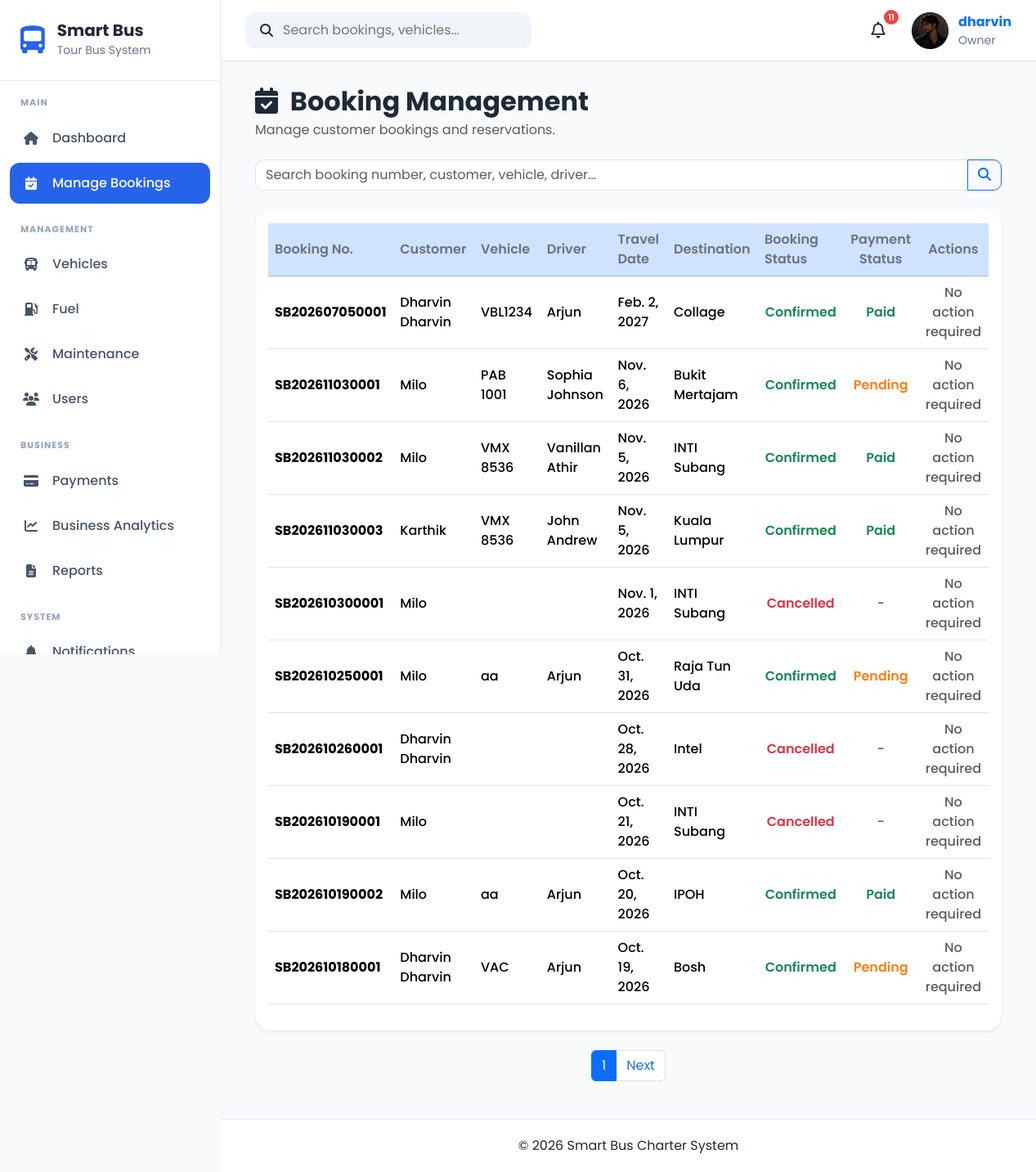
/bookings/ (signed in), run on an earlier commit of the app's database.
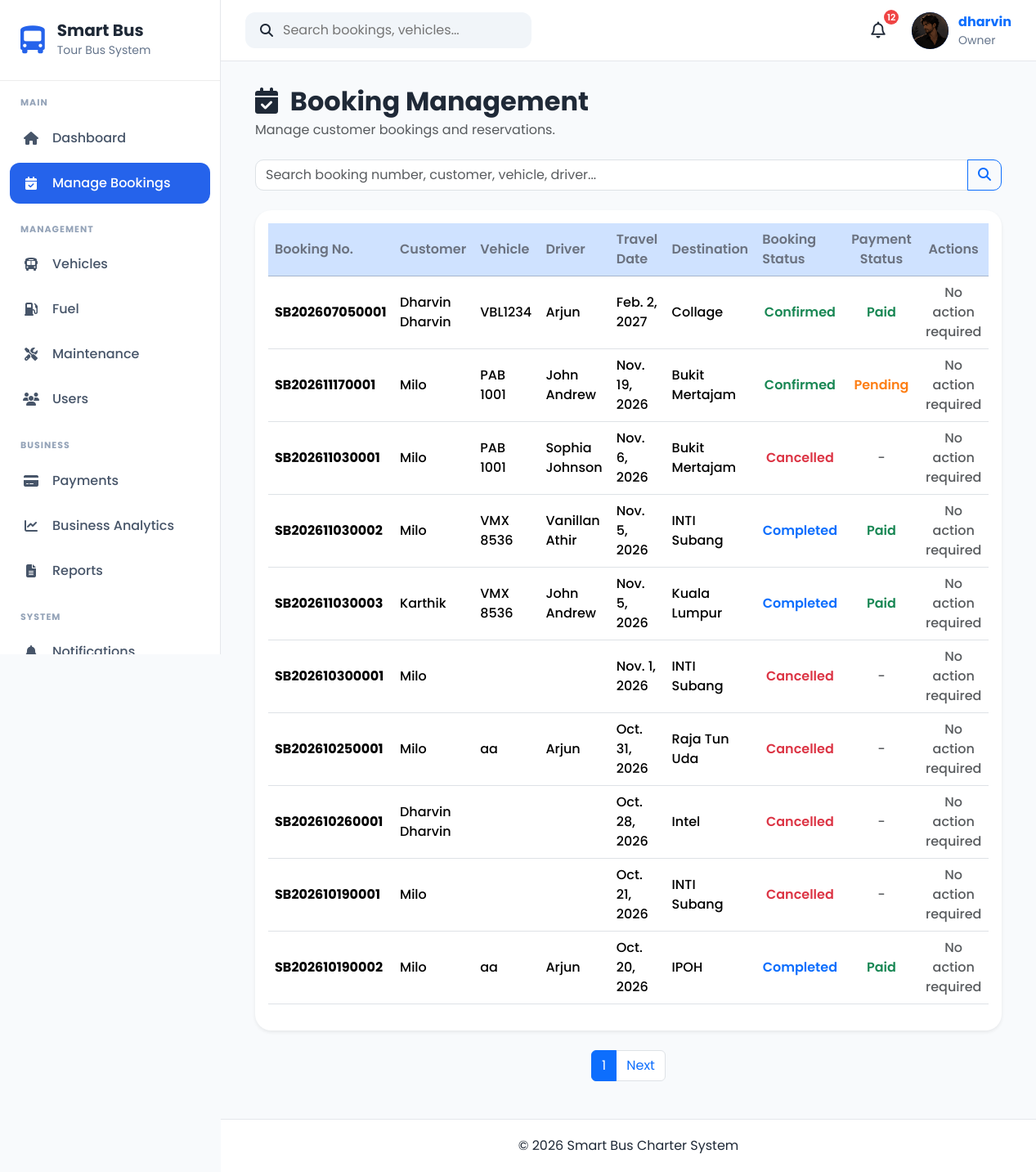
And on a later commit of the database.
### apps/bookings/models.py (models this page shows, shortened)
class Booking(models.Model):
    STATUS_CHOICES = [
        ("Pending", "Pending"),
        ("Confirmed", "Confirmed"),
        ("Completed", "Completed"),
        ("Cancelled", "Cancelled"),
    ]
    PAYMENT_CHOICES = [
        ("Pending", "Pending"),
        ("Paid", "Paid"),
        ("Refunded", "Refunded"),
    ]
    booking_number = models.CharField(
        max_length=20,
        unique=True,
        blank=True,
    )
    customer = models.ForeignKey(
        Customer,
        on_delete=models.CASCADE,
        related_name="bookings",
    )
    vehicle = models.ForeignKey(
        Vehicle,
            on_delete=models.PROTECT,
            related_name="bookings",
            null=True,
            blank=True,
        )
    driver = models.ForeignKey(
            Driver,
            on_delete=models.PROTECT,
            related_name="bookings",
            null=True,
            blank=True,
        )
    pickup_location = models.CharField(max_length=150)
    destination = models.CharField(max_length=150)
    travel_date = models.DateField()
    departure_time = models.TimeField()
    return_date = models.DateField(
        blank=True,
        null=True,
    )
    passenger_count = models.PositiveIntegerField(
        validators=[
            MinValueValidator(1),
            MaxValueValidator(42),
        ],
        help_text="Maximum 42 passengers. Two seats are reserved for the tour guide and additional driver.",
    )
    total_price = models.DecimalField(
        max_digits=10,
        decimal_places=2,
        default=0,
    )
    booking_status = models.CharField(
        max_length=20,
        choices=STATUS_CHOICES,
        default="Pending",
    )
    payment_status = models.CharField(
        max_length=20,
        choices=PAYMENT_CHOICES,
        default="Pending",
    )
    approval_time = models.DateTimeField(
        null=True,
        blank=True,
        help_text="Date and time the booking was approved."
    )
    payment_deadline = models.DateTimeField(
        null=True,
        blank=True,
        help_text="Deadline for completing payment."
    )
    rejection_reason = models.TextField(
        blank=True,
        default="",
        help_text="Reason provided when the booking is rejected."
    )
    travel_reminder_sent_at = models.DateTimeField(
        null=True,
        blank=True,
        help_text="Date and time the travel details email was sent."
    )
    remarks = models.TextField(
        blank=True,
    )
    created_at = models.DateTimeField(
        default=timezone.now,
    )
    updated_at = models.DateTimeField(
        auto_now=True,
    )
    cancelled_at = models.DateTimeField(
        null=True,
        blank=True
    )
    cancellation_charge_percentage = models.DecimalField(
        max_digits=5,
        decimal_places=2,
        default=0
    )
    cancellation_charge = models.DecimalField(
        max_digits=10,
        decimal_places=2,
        default=0
    )
    refund_amount = models.DecimalField(
        max_digits=10,
        decimal_places=2,
        default=0
    )
    refund_status = models.CharField(
        max_length=20,
        choices=[
            ("Not Required", "Not Required"),
            ("Pending", "Pending"),
            ("Partially Refunded", "Partially Refunded"),
            ("Refunded", "Refunded"),
            ("Failed", "Failed"),
        ],
        default="Not Required"
    )
    original_price = models.DecimalField(
        max_digits=10,
        decimal_places=2,
        null=True,
        blank=True
    )
    loyalty_discount = models.DecimalField(
        max_digits=10,
        decimal_places=2,
        default=0
    )
    loyalty_reward = models.ForeignKey(
        "loyalty.LoyaltyReward",
        on_delete=models.SET_NULL,
        null=True,
        blank=True,
        related_name="bookings"
    )
    class Meta:
        ordering = ["-travel_date", "-created_at"]

### apps/customers/models.py (models this page shows, shortened)
class Customer(models.Model):
    GENDER_CHOICES = [
        ("Male", "Male"),
        ("Female", "Female"),
        ("Other", "Other"),
    ]
    first_name = models.CharField(
        max_length=100
    )
    last_name = models.CharField(
        max_length=100
    )
    email = models.EmailField(
        blank=True
    )
    phone = models.CharField(
        max_length=20,
        unique=True,
        null=True,
        blank=True
    )
    address = models.TextField()
    city = models.CharField(
        max_length=100
    )
    state = models.CharField(
        max_length=100
    )
    postcode = models.CharField(
        max_length=10
    )
    gender = models.CharField(
        max_length=10,
        choices=GENDER_CHOICES
    )
    profile_picture = models.ImageField(
        upload_to="customers/",
        blank=True,
        null=True
    )
    user = models.OneToOneField(
        settings.AUTH_USER_MODEL,
        on_delete=models.SET_NULL,
        null=True,
        blank=True,
        related_name="customer_record",
    )
    created_at = models.DateTimeField(
        auto_now_add=True
    )
    updated_at = models.DateTimeField(
        auto_now=True
    )

### apps/vehicles/models.py (models this page shows, shortened)
class Vehicle(models.Model):
    STATUS_CHOICES = [
        ("Available", "Available"),
        ("Booked", "Booked"),
        ("Maintenance", "Maintenance"),
        ("Inactive", "Inactive"),
    ]
    BUS_TYPE_CHOICES = [
        ("Mini Bus", "Mini Bus"),
        ("Standard Bus", "Standard Bus"),
        ("VIP Coach", "VIP Coach"),
    ]
    registration_number = models.CharField(
        max_length=20,
        unique=True
    )
    vehicle_name = models.CharField(
        max_length=100
    )
    bus_type = models.CharField(
        max_length=30,
        choices=BUS_TYPE_CHOICES
    )
    seat_capacity = models.PositiveIntegerField()
    manufacture_year = models.PositiveIntegerField()
    insurance_expiry = models.DateField()
    road_tax_expiry = models.DateField()
    status = models.CharField(
        max_length=20,
        choices=STATUS_CHOICES,
        default="Available"
    )
    image = models.ImageField(
        upload_to="vehicles/",
        blank=True,
        null=True
    )
    created_at = models.DateTimeField(auto_now_add=True)
    updated_at = models.DateTimeField(auto_now=True)

### apps/drivers/models.py (models this page shows, shortened)
class Driver(models.Model):
    STATUS_CHOICES = [
        ("Available", "Available"),
        ("Reserved", "Reserved"),
        ("On Trip", "On Trip"),
        ("On Duty", "On Duty"),
        ("Leave", "Leave"),
        ("Inactive", "Inactive"),
    ]
    full_name = models.CharField(max_length=100)
    phone = models.CharField(max_length=20)
    email = models.EmailField(
        blank=True,
        null=True
    )
    address = models.TextField(blank=True)
    license_expiry = models.DateField()
    assigned_vehicle = models.ForeignKey(
        Vehicle,
        on_delete=models.SET_NULL,
        blank=True,
        null=True,
        related_name="drivers"
    )
    status = models.CharField(
        max_length=20,
        choices=STATUS_CHOICES,
        default="Available"
    )
    photo = models.ImageField(
        upload_to="drivers/",
        blank=True,
        null=True
    )
    user = models.OneToOneField(
        settings.AUTH_USER_MODEL,
        on_delete=models.SET_NULL,
        null=True,
        blank=True,
        related_name="driver_record",
    )
    created_at = models.DateTimeField(auto_now_add=True)
    updated_at = models.DateTimeField(auto_now=True)
    class Meta:
        ordering = ["full_name"]

### apps/bookings/views.py (the view, shortened to what this page needs)
# urls.py: path("", views.booking_list, name="booking_list",),
@admin_required
def booking_list(request):
    expire_pending_bookings()
    search = request.GET.get("search", "")
    bookings = Booking.objects.select_related(
        "customer",
        "vehicle",
        "driver",
    ).order_by("-travel_date")
    paginator = Paginator(bookings, 10)
    page_number = request.GET.get("page")
    page_obj = paginator.get_page(page_number)
    context = {
        "page_obj": page_obj,
        "bookings": page_obj,
        "search": search,
        "is_paginated": page_obj.has_other_pages(),
    }
    return render(
        request,
        "bookings/booking_list.html",
        context,
    )

### apps/accounts/context_processors.py (called while the page is built)
def user_role(request):
    role = None
    if request.user.is_authenticated:
        try:
            role = request.user.profile.role
        except Exception:
            role = None
    return {
        "user_role": role
    }

### apps/bookings/availability_services.py (called while the page is built)
def expire_pending_bookings():
    now = timezone.localtime()
    today = now.date()
    current_time = now.time()
    expired_bookings = Booking.objects.filter(
        booking_status="Pending"
    ).filter(
        Q(travel_date__lt=today) |
        Q(
            travel_date=today,
            departure_time__lte=current_time,
        )
    )
    return expired_bookings.update(
        booking_status="Cancelled",
        rejection_reason=(
            "Automatically cancelled because the scheduled "
            "departure time passed without approval."
        ),
        cancelled_at=timezone.now(),
        updated_at=timezone.now(),
    )

### templates/bookings/booking_list.html (shortened to what the changed rows need)
{% extends "crud/base_list.html" %}
{% block header_title %}
<i class="fas fa-calendar-check me-2"></i>
Booking Management
{% endblock %}
{% block table %}
<table class="table table-hover align-middle">
    <thead class="table-primary">
        <tr>
            <th>Booking No.</th>
            <th>Customer</th>
            <th>Vehicle</th>
            <th>Driver</th>
            <th>Travel Date</th>
            <th>Destination</th>
            <th>Booking Status</th>
            <th class="text-center">Payment Status</th>
            <th class="text-center">Actions</th>
        </tr>
    </thead>
    <tbody>
    {% for booking in bookings %}
        <tr>
            <td>
                <strong>{{ booking.booking_number }}</strong>
            </td>
            <td>
                {{ booking.customer.first_name }} {{ booking.customer.last_name }}
            </td>
            <td>
                {{ booking.vehicle.registration_number }}
            </td>
            <td>
                {{ booking.driver.full_name }}
            </td>
            <td>
                {{ booking.travel_date }}
            </td>
            <td>
                {{ booking.destination }}
            </td>
            <td class="text-center">
                {% if booking.booking_status == "Confirmed" %}
                    <span style="color:#198754;font-weight:600;">
                        {{ booking.booking_status }}
                    </span>
                {% elif booking.booking_status == "Pending" %}
                    <span style="color:#fd7e14;font-weight:600;">
                        {{ booking.booking_status }}
                    </span>
                {% elif booking.booking_status == "Completed" %}
                    <span style="color:#0d6efd;font-weight:600;">
                        {{ booking.booking_status }}
                    </span>
                {% elif booking.booking_status == "Cancelled" %}
                    <span style="color:#dc3545;font-weight:600;">
                        {{ booking.booking_status }}
                    </span>
                {% else %}
                    <span style="font-weight:600;">
                        {{ booking.booking_status|default:"Pending" }}
                    </span>
                {% endif %}
            </td>
            <td class="text-center">
                {% if booking.booking_status == "Pending" %}
                    <span class="text-muted">-</span>
                {% elif booking.booking_status == "Cancelled" and booking.payment_status == "Pending" %}
                    <span class="text-muted">-</span>
                {% elif booking.payment_status == "Paid" %}
                    <span style="color:#198754;font-weight:600;">
                        Paid
                    </span>
                {% elif booking.payment_status == "Refunded" %}
                    <span style="color:#0d6efd;font-weight:600;">
                        Refunded
                    </span>
                {% elif booking.payment_status == "Pending" %}
                    <span style="color:#fd7e14;font-weight:600;">
                        Pending
                    </span>
                {% elif booking.payment_status == "Failed" %}
                    <span style="color:#dc3545;font-weight:600;">
                        Failed
                    </span>
                {% else %}
                    <span class="text-muted">-</span>
                {% endif %}
            </td>
            <td class="text-center">
                {% if booking.booking_status == "Pending" %}
                    <a href="{% url 'bookings:booking_review' booking.pk %}"
                    class="btn btn-primary btn-sm">
                        <i class="fas fa-clipboard-check me-1"></i>
                        Review
                    </a>
                {% else %}
                    <span class="text-muted">No action required</span>
                {% endif %}
            </td>
        </tr>
    {% endfor %}
    </tbody>
</table>
{% endblock %}

### templates/components/navbar.html (shortened to what this page needs)
{% load static %}
<nav class="navbar-custom">
    <div class="navbar-left">
        <div class="search-box">
            <i class="fa-solid fa-magnifying-glass"></i>
            <input
                type="text"
                placeholder="Search bookings, vehicles..."
            >
        </div>
    </div>
    <div class="navbar-right">
            <div class="notification-icon">
                <button
                    class="notification-btn"
                    id = "notificationBtn">
                    <i class="fa-regular fa-bell"></i>
                    <span
                        class="notification-count"
                        id="notificationCount"
                         {% if unread_notifications == 0 %}style="display:none;"{% endif %}>
                        {{ unread_notifications }}
                    </span>
                </button>
            </div>
        <a href="{% url 'accounts:profile' %}" class="profile-link">
            <div class="profile-menu">
                {% if request.user.profile.profile_picture %}
                    <img
                        src="{{ request.user.profile.profile_picture.url }}"
                        alt="Profile Picture"
                        class="profile-avatar profile-image"
                    >
                {% else %}
                    <div class="profile-avatar">
                        {{ request.user.username|first|upper }}
                    </div>
                {% endif %}
                <div class="profile-info">
                    <strong>{{ request.user.username }}</strong>
                    <small>
                        {{ request.user.profile.role|default:"User" }}
                    </small>
                </div>
            </div>
        </a>
    </div>
</nav>

What changed in the data, as far as the page shows it:
no longer on this page (row edited): Booking: booking_number "SB202610180001", customer.first_name "Dharvin", customer.last_name "Dharvin", vehicle.registration_number "VAC", driver.full_name "Arjun", travel_date "Oct. 19, 2026", destination "Bosh", booking_status "Confirmed", payment_status "Pending", shows "No action required"
added Booking: booking_number "SB202611170001", customer.first_name "Milo", vehicle.registration_number "PAB 1001", driver.full_name "John Andrew", travel_date "Nov. 19, 2026", destination "Bukit Mertajam", booking_status "Confirmed", payment_status "Pending", shows "No action required"
changed Booking "SB202611030001": booking_status "Confirmed" → "Cancelled"; booking_status "Pending" → "-"
changed Booking "SB202611030002": booking_status "Confirmed" → "Completed"
changed Booking "SB202611030003": booking_status "Confirmed" → "Completed"
changed Booking "SB202610250001": booking_status "Confirmed" → "Cancelled"; booking_status "Pending" → "-"
changed Booking "SB202610190002": booking_status "Confirmed" → "Completed"
Also different on the page:
{{ unread_notifications }}: "11" → "12"
